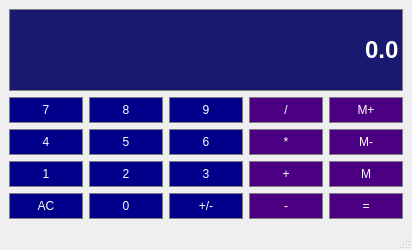
<?xml version="1.0" encoding="UTF-8"?>
<ui version="4.0">
 <class>Calculator</class>
 <widget class="QMainWindow" name="Calculator">
  <property name="geometry">
   <rect>
    <x>0</x>
    <y>0</y>
    <width>412</width>
    <height>250</height>
   </rect>
  </property>
  <property name="windowTitle">
   <string>Calculator</string>
  </property>
  <widget class="QWidget" name="centralwidget">
   <layout class="QGridLayout" name="gridLayout">
    <item row="3" column="4">
     <widget class="QPushButton" name="memGet">
      <property name="sizePolicy">
       <sizepolicy hsizetype="Preferred" vsizetype="Preferred">
        <horstretch>0</horstretch>
        <verstretch>0</verstretch>
       </sizepolicy>
      </property>
      <property name="font">
       <font>
        <bold>false</bold>
       </font>
      </property>
      <property name="styleSheet">
       <string notr="true">QPushButton {
	background-color: #4B0082;
	border: 1px solid gray;
	padding: 5px;
	color: #ffffff;
}

QPushButton::pressed {
	background-color: #483D8B;
	border: 1px solid gray;
	padding: 5px;
	color: #ffffff;
}</string>
      </property>
      <property name="text">
       <string>M</string>
      </property>
     </widget>
    </item>
    <item row="2" column="2">
     <widget class="QPushButton" name="button6">
      <property name="sizePolicy">
       <sizepolicy hsizetype="Preferred" vsizetype="Preferred">
        <horstretch>0</horstretch>
        <verstretch>0</verstretch>
       </sizepolicy>
      </property>
      <property name="font">
       <font>
        <bold>false</bold>
       </font>
      </property>
      <property name="styleSheet">
       <string notr="true">QPushButton {
	background-color: #00008B;
	border: 1px solid gray;
	padding: 5px;
	color: #ffffff;
}

QPushButton::pressed {
	background-color: #483D8B;
	border: 1px solid gray;
	padding: 5px;
	color: #ffffff;
}</string>
      </property>
      <property name="text">
       <string>6</string>
      </property>
     </widget>
    </item>
    <item row="2" column="0">
     <widget class="QPushButton" name="button4">
      <property name="sizePolicy">
       <sizepolicy hsizetype="Preferred" vsizetype="Preferred">
        <horstretch>0</horstretch>
        <verstretch>0</verstretch>
       </sizepolicy>
      </property>
      <property name="font">
       <font>
        <bold>false</bold>
       </font>
      </property>
      <property name="styleSheet">
       <string notr="true">QPushButton {
	background-color: #00008B;
	border: 1px solid gray;
	padding: 5px;
	color: #ffffff;
}

QPushButton::pressed {
	background-color: #483D8B;
	border: 1px solid gray;
	padding: 5px;
	color: #ffffff;
}</string>
      </property>
      <property name="text">
       <string>4</string>
      </property>
     </widget>
    </item>
    <item row="1" column="1">
     <widget class="QPushButton" name="button8">
      <property name="sizePolicy">
       <sizepolicy hsizetype="Preferred" vsizetype="Preferred">
        <horstretch>0</horstretch>
        <verstretch>0</verstretch>
       </sizepolicy>
      </property>
      <property name="font">
       <font>
        <bold>false</bold>
       </font>
      </property>
      <property name="styleSheet">
       <string notr="true">QPushButton {
	background-color: #00008B;
	border: 1px solid gray;
	padding: 5px;
	color: #ffffff;
}

QPushButton::pressed {
	background-color: #483D8B;
	border: 1px solid gray;
	padding: 5px;
	color: #ffffff;
}</string>
      </property>
      <property name="text">
       <string>8</string>
      </property>
     </widget>
    </item>
    <item row="2" column="1">
     <widget class="QPushButton" name="button5">
      <property name="sizePolicy">
       <sizepolicy hsizetype="Preferred" vsizetype="Preferred">
        <horstretch>0</horstretch>
        <verstretch>0</verstretch>
       </sizepolicy>
      </property>
      <property name="font">
       <font>
        <bold>false</bold>
       </font>
      </property>
      <property name="styleSheet">
       <string notr="true">QPushButton {
	background-color: #00008B;
	border: 1px solid gray;
	padding: 5px;
	color: #ffffff;
}

QPushButton::pressed {
	background-color: #483D8B;
	border: 1px solid gray;
	padding: 5px;
	color: #ffffff;
}</string>
      </property>
      <property name="text">
       <string>5</string>
      </property>
     </widget>
    </item>
    <item row="1" column="4">
     <widget class="QPushButton" name="memAdd">
      <property name="sizePolicy">
       <sizepolicy hsizetype="Preferred" vsizetype="Preferred">
        <horstretch>0</horstretch>
        <verstretch>0</verstretch>
       </sizepolicy>
      </property>
      <property name="font">
       <font>
        <bold>false</bold>
       </font>
      </property>
      <property name="styleSheet">
       <string notr="true">QPushButton {
	background-color: #4B0082;
	border: 1px solid gray;
	padding: 5px;
	color: #ffffff;
}

QPushButton::pressed {
	background-color: #483D8B;
	border: 1px solid gray;
	padding: 5px;
	color: #ffffff;
}</string>
      </property>
      <property name="text">
       <string>M+</string>
      </property>
     </widget>
    </item>
    <item row="3" column="1">
     <widget class="QPushButton" name="button2">
      <property name="sizePolicy">
       <sizepolicy hsizetype="Preferred" vsizetype="Preferred">
        <horstretch>0</horstretch>
        <verstretch>0</verstretch>
       </sizepolicy>
      </property>
      <property name="font">
       <font>
        <bold>false</bold>
       </font>
      </property>
      <property name="styleSheet">
       <string notr="true">QPushButton {
	background-color: #00008B;
	border: 1px solid gray;
	padding: 5px;
	color: #ffffff;
}

QPushButton::pressed {
	background-color: #483D8B;
	border: 1px solid gray;
	padding: 5px;
	color: #ffffff;
}</string>
      </property>
      <property name="text">
       <string>2</string>
      </property>
     </widget>
    </item>
    <item row="1" column="3">
     <widget class="QPushButton" name="divide">
      <property name="sizePolicy">
       <sizepolicy hsizetype="Preferred" vsizetype="Preferred">
        <horstretch>0</horstretch>
        <verstretch>0</verstretch>
       </sizepolicy>
      </property>
      <property name="font">
       <font>
        <bold>false</bold>
       </font>
      </property>
      <property name="styleSheet">
       <string notr="true">QPushButton {
	background-color: #4B0082;
	border: 1px solid gray;
	padding: 5px;
	color: #ffffff;
}

QPushButton::pressed {
	background-color: #483D8B;
	border: 1px solid gray;
	padding: 5px;
	color: #ffffff;
}</string>
      </property>
      <property name="text">
       <string>/</string>
      </property>
     </widget>
    </item>
    <item row="3" column="2">
     <widget class="QPushButton" name="button3">
      <property name="sizePolicy">
       <sizepolicy hsizetype="Preferred" vsizetype="Preferred">
        <horstretch>0</horstretch>
        <verstretch>0</verstretch>
       </sizepolicy>
      </property>
      <property name="font">
       <font>
        <bold>false</bold>
       </font>
      </property>
      <property name="styleSheet">
       <string notr="true">QPushButton {
	background-color: #00008B;
	border: 1px solid gray;
	padding: 5px;
	color: #ffffff;
}

QPushButton::pressed {
	background-color: #483D8B;
	border: 1px solid gray;
	padding: 5px;
	color: #ffffff;
}</string>
      </property>
      <property name="text">
       <string>3</string>
      </property>
     </widget>
    </item>
    <item row="1" column="0">
     <widget class="QPushButton" name="button7">
      <property name="sizePolicy">
       <sizepolicy hsizetype="Preferred" vsizetype="Preferred">
        <horstretch>0</horstretch>
        <verstretch>0</verstretch>
       </sizepolicy>
      </property>
      <property name="font">
       <font>
        <bold>false</bold>
       </font>
      </property>
      <property name="styleSheet">
       <string notr="true">QPushButton {
	background-color: #00008B;
	border: 1px solid gray;
	padding: 5px;
	color: #ffffff;
}

QPushButton::pressed {
	background-color: #483D8B;
	border: 1px solid gray;
	padding: 5px;
	color: #ffffff;
}</string>
      </property>
      <property name="text">
       <string>7</string>
      </property>
     </widget>
    </item>
    <item row="2" column="4">
     <widget class="QPushButton" name="memClear">
      <property name="sizePolicy">
       <sizepolicy hsizetype="Preferred" vsizetype="Preferred">
        <horstretch>0</horstretch>
        <verstretch>0</verstretch>
       </sizepolicy>
      </property>
      <property name="font">
       <font>
        <bold>false</bold>
       </font>
      </property>
      <property name="styleSheet">
       <string notr="true">QPushButton {
	background-color: #4B0082;
	border: 1px solid gray;
	padding: 5px;
	color: #ffffff;
}

QPushButton::pressed {
	background-color: #483D8B;
	border: 1px solid gray;
	padding: 5px;
	color: #ffffff;
}</string>
      </property>
      <property name="text">
       <string>M-</string>
      </property>
     </widget>
    </item>
    <item row="3" column="0">
     <widget class="QPushButton" name="button1">
      <property name="sizePolicy">
       <sizepolicy hsizetype="Preferred" vsizetype="Preferred">
        <horstretch>0</horstretch>
        <verstretch>0</verstretch>
       </sizepolicy>
      </property>
      <property name="font">
       <font>
        <bold>false</bold>
       </font>
      </property>
      <property name="styleSheet">
       <string notr="true">QPushButton {
	background-color: #00008B;
	border: 1px solid gray;
	padding: 5px;
	color: #ffffff;
}

QPushButton::pressed {
	background-color: #483D8B;
	border: 1px solid gray;
	padding: 5px;
	color: #ffffff;
}</string>
      </property>
      <property name="text">
       <string>1</string>
      </property>
     </widget>
    </item>
    <item row="1" column="2">
     <widget class="QPushButton" name="button9">
      <property name="sizePolicy">
       <sizepolicy hsizetype="Preferred" vsizetype="Preferred">
        <horstretch>0</horstretch>
        <verstretch>0</verstretch>
       </sizepolicy>
      </property>
      <property name="font">
       <font>
        <bold>false</bold>
       </font>
      </property>
      <property name="styleSheet">
       <string notr="true">QPushButton {
	background-color: #00008B;
	border: 1px solid gray;
	padding: 5px;
	color: #ffffff;
}

QPushButton::pressed {
	background-color: #483D8B;
	border: 1px solid gray;
	padding: 5px;
	color: #ffffff;
}</string>
      </property>
      <property name="text">
       <string>9</string>
      </property>
     </widget>
    </item>
    <item row="3" column="3">
     <widget class="QPushButton" name="add">
      <property name="sizePolicy">
       <sizepolicy hsizetype="Preferred" vsizetype="Preferred">
        <horstretch>0</horstretch>
        <verstretch>0</verstretch>
       </sizepolicy>
      </property>
      <property name="font">
       <font>
        <bold>false</bold>
       </font>
      </property>
      <property name="styleSheet">
       <string notr="true">QPushButton {
	background-color: #4B0082;
	border: 1px solid gray;
	padding: 5px;
	color: #ffffff;
}

QPushButton::pressed {
	background-color: #483D8B;
	border: 1px solid gray;
	padding: 5px;
	color: #ffffff;
}</string>
      </property>
      <property name="text">
       <string>+</string>
      </property>
     </widget>
    </item>
    <item row="2" column="3">
     <widget class="QPushButton" name="multiply">
      <property name="sizePolicy">
       <sizepolicy hsizetype="Preferred" vsizetype="Preferred">
        <horstretch>0</horstretch>
        <verstretch>0</verstretch>
       </sizepolicy>
      </property>
      <property name="font">
       <font>
        <bold>false</bold>
       </font>
      </property>
      <property name="styleSheet">
       <string notr="true">QPushButton {
	background-color: #4B0082;
	border: 1px solid gray;
	padding: 5px;
	color: #ffffff;
}

QPushButton::pressed {
	background-color: #483D8B;
	border: 1px solid gray;
	padding: 5px;
	color: #ffffff;
}</string>
      </property>
      <property name="text">
       <string>*</string>
      </property>
     </widget>
    </item>
    <item row="4" column="0">
     <widget class="QPushButton" name="clear">
      <property name="sizePolicy">
       <sizepolicy hsizetype="Preferred" vsizetype="Preferred">
        <horstretch>0</horstretch>
        <verstretch>0</verstretch>
       </sizepolicy>
      </property>
      <property name="font">
       <font>
        <bold>false</bold>
       </font>
      </property>
      <property name="styleSheet">
       <string notr="true">QPushButton {
	background-color: #00008B;
	border: 1px solid gray;
	padding: 5px;
	color: #ffffff;
}

QPushButton::pressed {
	background-color: #483D8B;
	border: 1px solid gray;
	padding: 5px;
	color: #ffffff;
}</string>
      </property>
      <property name="text">
       <string>AC</string>
      </property>
     </widget>
    </item>
    <item row="4" column="1">
     <widget class="QPushButton" name="button0">
      <property name="sizePolicy">
       <sizepolicy hsizetype="Preferred" vsizetype="Preferred">
        <horstretch>0</horstretch>
        <verstretch>0</verstretch>
       </sizepolicy>
      </property>
      <property name="font">
       <font>
        <bold>false</bold>
       </font>
      </property>
      <property name="styleSheet">
       <string notr="true">QPushButton {
	background-color: #00008B;
	border: 1px solid gray;
	padding: 5px;
	color: #ffffff;
}

QPushButton::pressed {
	background-color: #483D8B;
	border: 1px solid gray;
	padding: 5px;
	color: #ffffff;
}</string>
      </property>
      <property name="text">
       <string>0</string>
      </property>
     </widget>
    </item>
    <item row="4" column="2">
     <widget class="QPushButton" name="changeSign">
      <property name="sizePolicy">
       <sizepolicy hsizetype="Preferred" vsizetype="Preferred">
        <horstretch>0</horstretch>
        <verstretch>0</verstretch>
       </sizepolicy>
      </property>
      <property name="font">
       <font>
        <bold>false</bold>
       </font>
      </property>
      <property name="styleSheet">
       <string notr="true">QPushButton {
	background-color: #00008B;
	border: 1px solid gray;
	padding: 5px;
	color: #ffffff;
}

QPushButton::pressed {
	background-color: #483D8B;
	border: 1px solid gray;
	padding: 5px;
	color: #ffffff;
}</string>
      </property>
      <property name="text">
       <string>+/-</string>
      </property>
     </widget>
    </item>
    <item row="4" column="3">
     <widget class="QPushButton" name="substract">
      <property name="sizePolicy">
       <sizepolicy hsizetype="Preferred" vsizetype="Preferred">
        <horstretch>0</horstretch>
        <verstretch>0</verstretch>
       </sizepolicy>
      </property>
      <property name="font">
       <font>
        <bold>false</bold>
       </font>
      </property>
      <property name="styleSheet">
       <string notr="true">QPushButton {
	background-color: #4B0082;
	border: 1px solid gray;
	padding: 5px;
	color: #ffffff;
}

QPushButton::pressed {
	background-color: #483D8B;
	border: 1px solid gray;
	padding: 5px;
	color: #ffffff;
}</string>
      </property>
      <property name="text">
       <string>-</string>
      </property>
     </widget>
    </item>
    <item row="4" column="4">
     <widget class="QPushButton" name="equals">
      <property name="sizePolicy">
       <sizepolicy hsizetype="Preferred" vsizetype="Preferred">
        <horstretch>0</horstretch>
        <verstretch>0</verstretch>
       </sizepolicy>
      </property>
      <property name="font">
       <font>
        <bold>false</bold>
       </font>
      </property>
      <property name="styleSheet">
       <string notr="true">QPushButton {
	background-color: #4B0082;
	border: 1px solid gray;
	padding: 5px;
	color: #ffffff;
}

QPushButton::pressed {
	background-color: #483D8B;
	border: 1px solid gray;
	padding: 5px;
	color: #ffffff;
}</string>
      </property>
      <property name="text">
       <string>=</string>
      </property>
     </widget>
    </item>
    <item row="0" column="0" colspan="5">
     <widget class="QLineEdit" name="display">
      <property name="sizePolicy">
       <sizepolicy hsizetype="Preferred" vsizetype="Expanding">
        <horstretch>0</horstretch>
        <verstretch>0</verstretch>
       </sizepolicy>
      </property>
      <property name="font">
       <font>
        <pointsize>18</pointsize>
        <bold>true</bold>
       </font>
      </property>
      <property name="styleSheet">
       <string notr="true">QLineEdit {
	background-color: #191970;
	border: 1px solid gray;
	color: #ffffff;
}</string>
      </property>
      <property name="text">
       <string>0.0</string>
      </property>
      <property name="alignment">
       <set>Qt::AlignmentFlag::AlignRight|Qt::AlignmentFlag::AlignTrailing|Qt::AlignmentFlag::AlignVCenter</set>
      </property>
     </widget>
    </item>
   </layout>
  </widget>
  <widget class="QMenuBar" name="menubar">
   <property name="geometry">
    <rect>
     <x>0</x>
     <y>0</y>
     <width>412</width>
     <height>21</height>
    </rect>
   </property>
  </widget>
  <widget class="QStatusBar" name="statusbar"/>
 </widget>
 <resources/>
 <connections/>
</ui>
